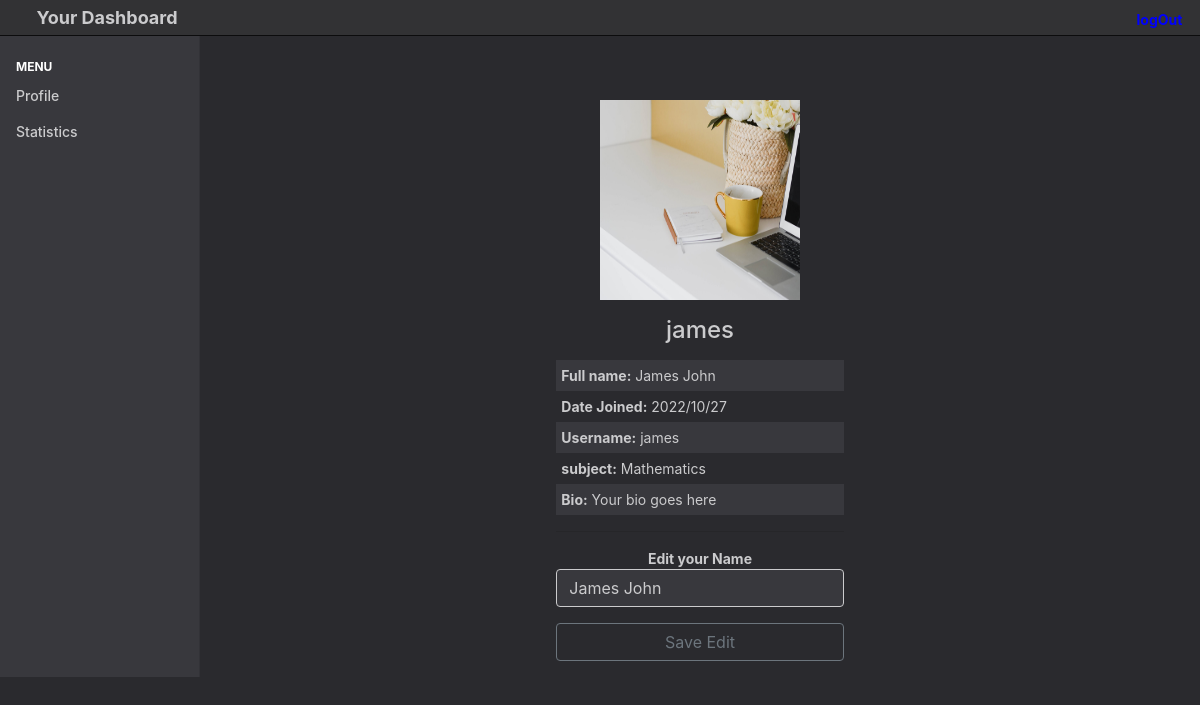
Screenshot of /profile.php (signed in) with the database file from the repository.
### tables this page shows
CREATE TABLE `users` (
  `id` int(11) NOT NULL,
  `unique_id` varchar(250) NOT NULL,
  `fullname` varchar(250) NOT NULL,
  `username` varchar(250) NOT NULL,
  `password` varchar(250) NOT NULL,
  `admin` enum('no','yes') NOT NULL DEFAULT 'no',
  `date_n_time` timestamp NOT NULL DEFAULT current_timestamp()
);

### includes/pro.php (called while the page is built, shortened)
<?php
    $select_users = "SELECT * FROM users WHERE unique_id = ?";
    $stmt = mysqli_prepare($db_var, $select_users);
    mysqli_stmt_bind_param($stmt, "i", $id);
    mysqli_stmt_execute($stmt);
    $result = mysqli_stmt_get_result($stmt);
    while ($row = mysqli_fetch_array($result, MYSQLI_ASSOC)) {
          $user_name = $row["username"];
          $user_full_name = $row["fullname"];
    }
?>

### profile.php (the view, shortened to what this page needs)
<?php
  include "db/connection.php";
  $id = $_COOKIE["username"];
  include "includes/pro.php";
?>
<!DOCTYPE html>
<html lang="en">
  <head>
    <link href="css/bootstrap.min.css" rel="stylesheet">
    <link href="css/cp.css" rel="stylesheet">
  </head>
  <body>
    <header class="navbar sticky-top header_color p-0">
      <div class="header_t pl-2"><a href="home" class="pointer"><span class="icon icon-arrow-left"></span></a>&nbsp;&nbsp;Your Dashboard</div>
      <div class="d-flex h_link wh_wrkr">
          <b class="pt-1 pr-2" style="color:blue"><a href="logout.php" style="color:blue">logOut</a></b>
        </div>
    </header>
    <div class="container-fluid">
      <div class="row">
        <nav class="col-md-2 d-none d-md-block bg_ab sidebar">
          <div class="sidebar-sticky list-group" id="list-tab" role="tablist">
            <ul class="nav flex-column mb-2 mt-1">
              <li>
                <h6 class="sidebar-heading d-flex justify-content-between align-items-center px-3 mb-1">
                  <b data-placement="bottom" data-toggle="tooltip" title="">Menu</b>
                  </h6>
               </li>
                        <li class="nav-item mb-2">
                            <a class="list-group-item list-group-item-action list_group_item_k"  href="profile.php" role="">
                               Profile
                            </a>
                            <a class="list-group-item list-group-item-action list_group_item_k"  href="home.php">
                              Statistics
                            </a>
                        </li>
            </ul>
          </div>
        </nav>
        <main role="main" class="col-md-9 ml-sm-auto col-lg-10 pt-3 px-4 tab-content" id="nav-tabContent">
        <div class="container">
      <div class="row">
        <div class="col-lg-4 col-xl-4"></div>
        <div class="col-lg-4 col-xl-4 pt-5">
          <div class="form-group">
            <center>
              <div class="profile_photo">
                <img src="img02.jpg" alt="<?php $s_user_name; ?>" title="<?php $s_user_name; ?>">
              </div>
              <p>
                <h4 data-placement="right" data-toggle="tooltip" title="Username"><?php echo $user_name ?></h4>
              </p>
            </center>
            <div>
              <div id="h_user_info_body1">
                <b>Full name:</b> <?php echo $user_full_name ?>
              </div>
              <div id="h_user_info_body2">
                <b>Date Joined:</b> 2022/10/27
              </div>
              <div id="h_user_info_body1">
                <b>Username:</b> <?php echo $user_name ?>
              </div>
              <div id="h_user_info_body2">
                <b>subject:</b> Mathematics
              </div>
              <div id="h_user_info_body1">
                <b>Bio:</b> Your bio goes here
              </div>
              <hr />
              <form  method="POST" action="<?php echo htmlspecialchars($_SERVER["PHP_SELF"]); ?>" enctype="multipart/form-data" accept-charset="utf-8">
               <center><b> Edit your Name</b></center>
              <input class="form-control" name="fulln" value="<?php echo $user_full_name ?>">
            </div>
          </div>
            <div class="form-group">
              <button type='submit'  class='btn btn-outline-secondary btn-block' name='uedit'>Save Edit</button>
            </div>
              </div>
        </main>
      </div>
    </div>
  </body>
</html>

### css/cp.css (style rules this page uses)
body { background-color: #2A2A2E; color: #CBCBCD; font-size: .875rem; }
.header_color { background-color: #323234; border-bottom: 1px solid #0C0C0D; }
a { color: #42A1F2; transition: color 0.3s linear; -webkit-transition: color 0.3s linear; -moz-transition: color 0.3s linear; }
.bg_ab { background-color: #38383D; color: white; }
.sidebar { top: 0; bottom: 0; left: 0; padding: 0; box-shadow: inset -1px 0 0 rgba(0, 0, 0, .1); }
.sidebar-sticky { position: sticky; top: 48px; padding-top: .5rem; }
.sidebar-heading { font-size: .75rem; text-transform: uppercase; }
.wh_wrkr { background-color: transparent; padding: 0.3rem; }
.h_link a { color: #CBCBCD; text-decoration: none; padding: 0.3rem; }
.header_t { color: #CBCBCD; font-size: 18px; font-weight: bold; padding: 3px; }
.header_t a { color: #CBCBCD; text-decoration: none; background-color: transparent; padding: 10px; }
.list_group_item_k:first-child { border-top-left-radius: 0rem; border-top-right-radius: 0rem; }
.list_group_item_k { color: #CBCBCD; font-weight: 500; padding: .45rem 1.0rem; margin-bottom: 0px; background-color: transparent; border: 0; border-right: 0; border-bottom: 0; }
.list_group_item_k:last-child { margin-bottom: 0; border-bottom-right-radius: 0rem; border-bottom-left-radius: 0rem; }
.form-control { display: block; width: 100%; padding: .375rem .75rem; font-size: 1rem; line-height: 1.5; color: #CBCBCD; background-color: #38383D; background-clip: padding-box; border: 1px solid #CBCBCD; border-radius: .25rem; transition: border-color .15s ease-in-out,box-shadow .15s ease-in-out; }
.profile_photo { width: 200px; height: 200px; }
.profile_photo img { width: 100%; height: 100%; }
#h_user_info_body1 { background-color: #38383D; color: #CBCBCD; padding: 5px; }
#h_user_info_body2 { color: #CBCBCD; padding: 5px; }

### rows the page displays
users: username "james", fullname "James John", fulln "James John"
